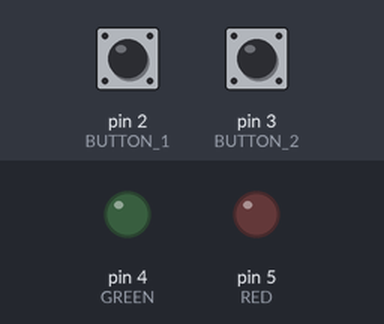
Bench run of a sketch on a simulated Arduino Uno, built with avr-gcc and run on an emulated ATmega328P. On the bench: output pins drawn as LEDs (lit = HIGH). Inputs (shaded band) come from the test bench; at power-on: pin 2 (BUTTON_1) HIGH, pin 3 (BUTTON_2) HIGH. What the sketch prints to the serial monitor is not drawn.

Above: at 1.2 s.
1.3 s: pin 2 (BUTTON_1) pulled LOW for 0.15 s
At 3.2 s:
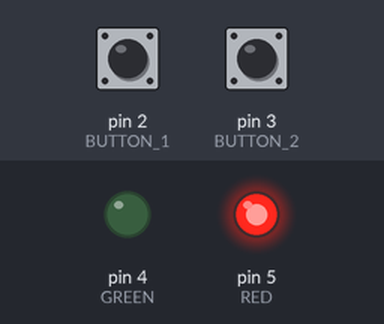
3.5 s: pin 3 (BUTTON_2) pulled LOW for 0.15 s
At 4.9 s:
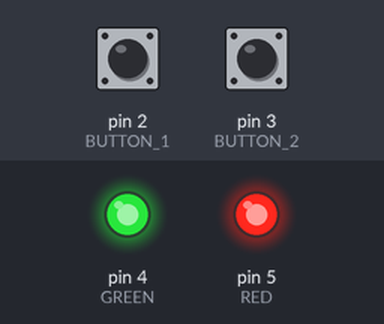
5.5 s: pin 3 (BUTTON_2) pulled LOW for 1 s
At 6.4 s:
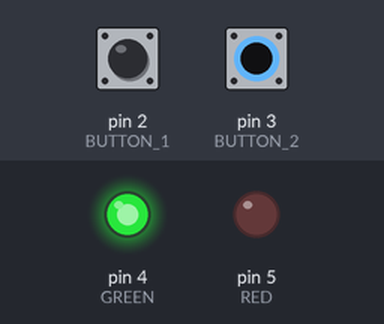
8.0 s: pin 2 (BUTTON_1) pulled LOW for 1 s
At 9.2 s:
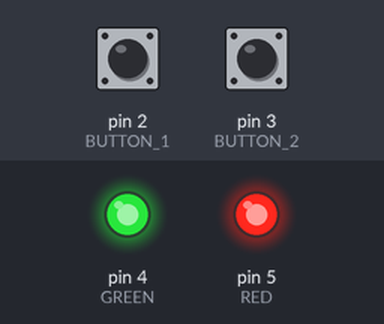
10.5 s: pin 2 (BUTTON_1) pulled LOW for 3.2 s
At 11.5 s:
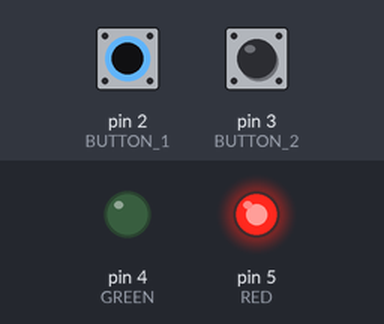
Timing chart, 0 to 13.5 s (numbered marks = the images above; inputs shaded):
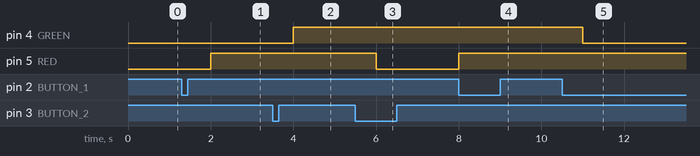

Measured:
- after the input at 1.3 s, pin 5 (RED): LOW → HIGH after 0.70 s
- after the input at 3.5 s, pin 4 (GREEN): LOW → HIGH after 0.50 s
- after the input at 5.5 s, pin 5 (RED): HIGH → LOW after 0.50 s
- after the input at 8.0 s, pin 5 (RED): LOW → HIGH at once
- after the input at 10.5 s, pin 4 (GREEN): HIGH → LOW after 0.50 s

The sketch:

exercise_1.ino
```cpp
// Lab 2 - Exercise 1 //
// Donnellan - 01/21/26 //
// Initial Comment: This exercise is version Lab 2 - Exercise 1.2 written 01/21/26 //
// Version 1.1 written 01/16/26 used Google Gemini Pro extensively to write and understand ISR design //
// This version is written without reference to Version 1.1 //
// Reference to Google Gemini Pro should still be made as 1.1 was written with it, and was studied in order to write this code without it //

// define macros
#define RED 5
#define GREEN 4
#define BUTTON_1 2 // ISR pin
#define BUTTON_2 3 // ISR pin

// define global vals
volatile unsigned int gCounter1 = 0; // Intialize button counter 1 at 0 for ISR
volatile unsigned int gCounter2 = 0; // Initialize Button counter 2 at 0 for ISR

const unsigned int debounce = 200; // Constant debounce of 200ms

void setup() {
  // Initialize comms
  Serial.begin(9600);
  pinMode(RED, OUTPUT);
  pinMode(GREEN, OUTPUT);
  pinMode(BUTTON_1, INPUT_PULLUP); // INPUT_PULLUP for ISR
  pinMode(BUTTON_2, INPUT_PULLUP); // INPUT_PULLUP for ISR

  // Attach Interrupts for each button
  attachInterrupt(digitalPinToInterrupt(BUTTON_1), isr_1, FALLING);
  attachInterrupt(digitalPinToInterrupt(BUTTON_2), isr_2, FALLING);
}

void loop() {
  // Initialize LEDs off
  digitalWrite(RED, LOW);
  digitalWrite(GREEN, LOW);

  // If statements //
  // If both buttons have equal presses, set both LEDs on (in place of blue) //
  if (gCounter1 == gCounter2 && gCounter1 > 0){
    digitalWrite(RED, HIGH);
    digitalWrite(GREEN, HIGH);
    Serial.print("Button count is the same");
  }
  // If button one is pressed more than button two, light up red //
  if (gCounter1 > gCounter2){
    digitalWrite(RED, HIGH);
  }
  // If button 2 is pressed more than button one, light up green //
  if (gCounter2 > gCounter1){
    digitalWrite(GREEN, HIGH);
  }
  // Print button counts
  Serial.print("Count 1 = "); Serial.print(gCounter1);
  Serial.print(" | Count 2 = "); Serial.print(gCounter2);

  // delay LED timing by 1 second
  delay(1000);
}

// Create ISR functions //
// ISR 1 controls button 1, detects if button one is pressed and adds to its counter
void isr_1(){
  static unsigned int int_count1 = 0; // Local variable within ISR
  if (millis() - int_count1 > debounce){
    gCounter1++;
    int_count1 = millis();
  }
}

// ISR 2 controls button 2, detects if button two is pressed and adds to its counter
void isr_2(){
  static unsigned int int_count2 = 0; // Local variable within ISR
  if (millis() - int_count2 > debounce){
    gCounter2++;
    int_count2 = millis();
  }
}
```
